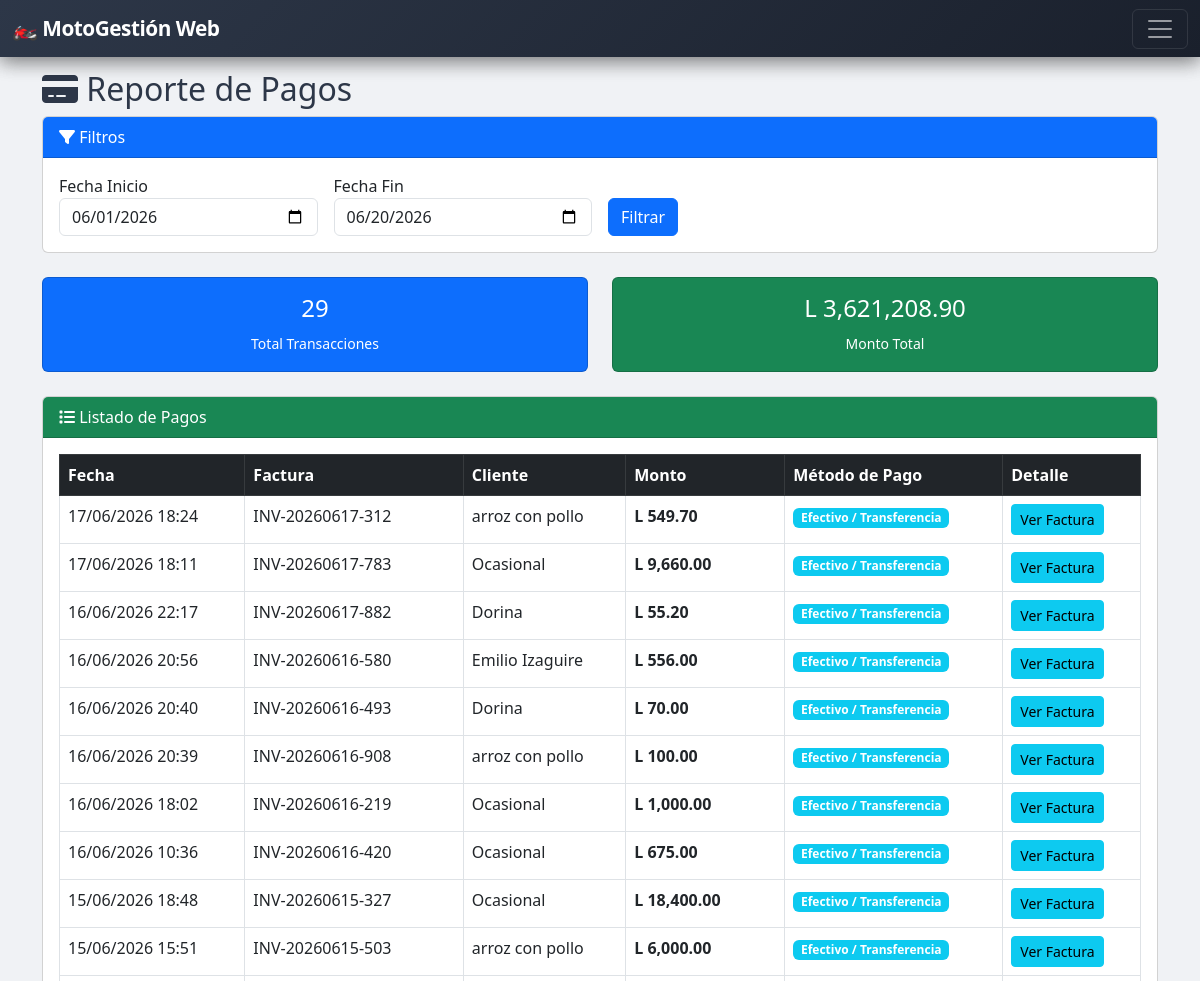
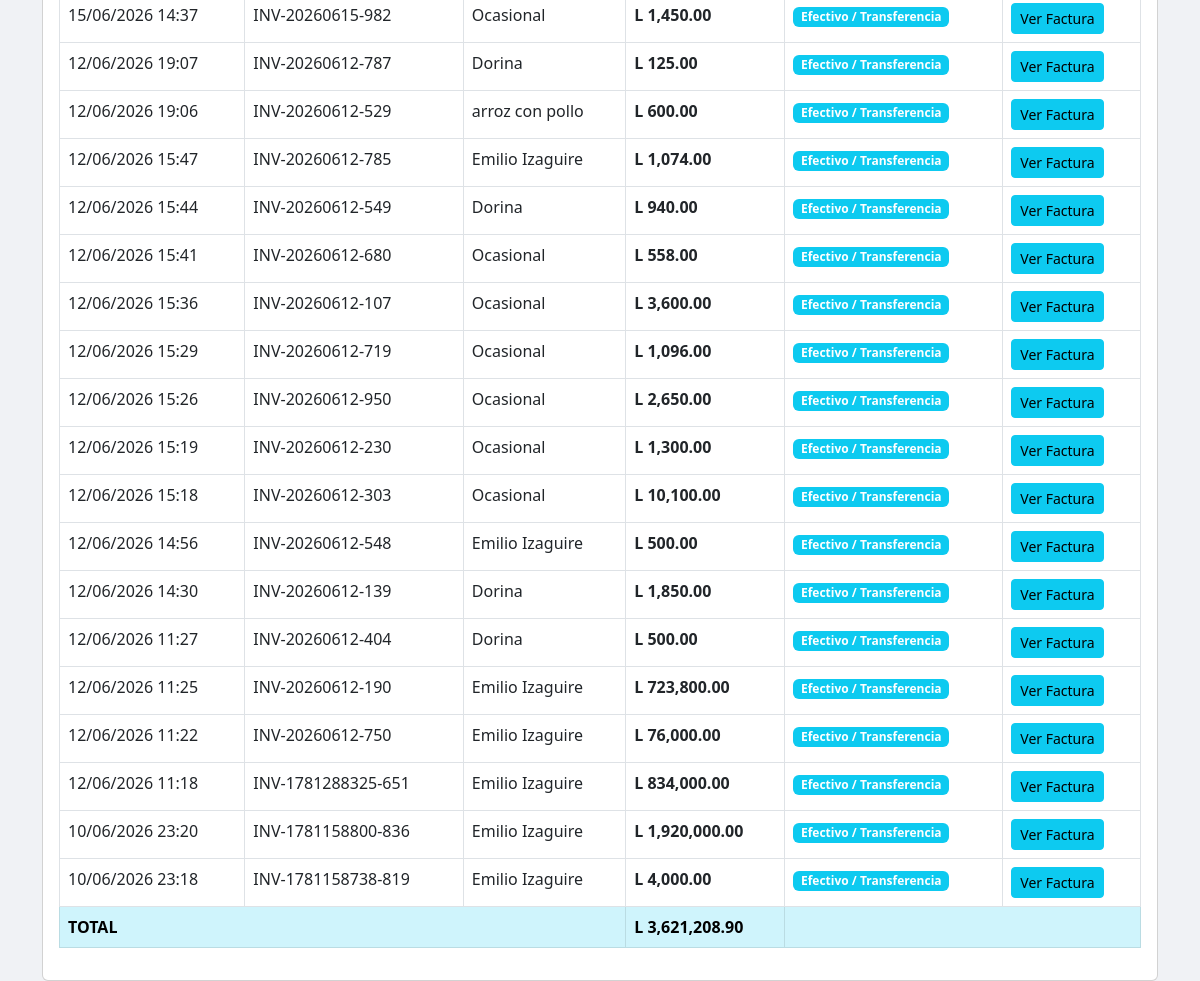
/payment_report.php (signed in), run on the app's committed database (2 pictures, top to bottom).
### tables this page shows
CREATE TABLE `sales` (
  `id` int(11) NOT NULL,
  `invoice_number` varchar(50) NOT NULL,
  `client_id` int(11) DEFAULT NULL,
  `sale_date` datetime DEFAULT current_timestamp(),
  `total` decimal(10,2) NOT NULL,
  `subtotal` decimal(10,2) DEFAULT 0.00,
  `tax` decimal(10,2) DEFAULT 0.00,
  `tax_rate` decimal(5,2) DEFAULT 15.00,
  `total_cost` decimal(10,2) DEFAULT 0.00,
  `total_profit` decimal(10,2) DEFAULT 0.00,
  `user_id` int(11) NOT NULL,
  `status` enum('pendiente','pagado','cancelado') DEFAULT 'pendiente',
  `payment_method` varchar(50) DEFAULT NULL,
  `change_amount` decimal(10,2) DEFAULT 0.00,
  `payment_date` datetime DEFAULT NULL,
  `cashier_id` int(11) DEFAULT NULL,
  `cashier_name` varchar(100) DEFAULT NULL
);

CREATE TABLE `clients` (
  `id` int(11) NOT NULL,
  `name` varchar(100) NOT NULL,
  `email` varchar(100) DEFAULT NULL,
  `phone` varchar(20) DEFAULT NULL,
  `address` text DEFAULT NULL,
  `created_at` timestamp NULL DEFAULT current_timestamp()
);

### payment_report.php (the view, shortened to what this page needs)
<?php
require_once '../../config/database.php';
$start_date = $_GET['start_date'] ?? date('Y-m-01');
$end_date = $_GET['end_date'] ?? date('Y-m-d');
$sales = $pdo->prepare("
    SELECT s.*, c.name as client_name
    FROM sales s
    LEFT JOIN clients c ON s.client_id = c.id
    WHERE DATE(s.sale_date) BETWEEN ? AND ?
    ORDER BY s.sale_date DESC
");
$sales->execute([$start_date, $end_date]);
$sales = $sales->fetchAll();
$total = array_sum(array_column($sales, 'total'));
include '../../includes/header.php';
include '../../includes/sidebar.php';
?>
<div class="container mt-4">
    <h2><i class="fas fa-credit-card"></i> Reporte de Pagos</h2>
    <div class="card mb-4">
        <div class="card-header bg-primary text-white">
            <i class="fas fa-filter"></i> Filtros
        </div>
        <div class="card-body">
            <form method="GET" class="row g-3">
                <div class="col-md-3"><label>Fecha Inicio</label><input type="date" name="start_date" class="form-control" value="<?= $start_date ?>"></div>
                <div class="col-md-3"><label>Fecha Fin</label><input type="date" name="end_date" class="form-control" value="<?= $end_date ?>"></div>
                <div class="col-md-2"><label>&nbsp;</label><button type="submit" class="btn btn-primary d-block">Filtrar</button></div>
            </form>
        </div>
    </div>
    <div class="row mb-4">
        <div class="col-md-6">
            <div class="card bg-primary text-white">
                <div class="card-body text-center">
                    <h4><?= count($sales) ?></h4>
                    <small>Total Transacciones</small>
                </div>
            </div>
        </div>
        <div class="col-md-6">
            <div class="card bg-success text-white">
                <div class="card-body text-center">
                    <h4>L <?= number_format($total, 2) ?></h4>
                    <small>Monto Total</small>
                </div>
            </div>
        </div>
    </div>
    <div class="card">
        <div class="card-header bg-success text-white">
            <i class="fas fa-list"></i> Listado de Pagos
        </div>
        <div class="card-body">
            <?php if (empty($sales)): ?>
                <div class="alert alert-warning">No hay pagos registrados en el período.</div>
            <?php else: ?>
                <div class="table-responsive">
                    <table class="table table-bordered">
                        <thead class="table-dark">
                            <tr>
                                <th>Fecha</th>
                                <th>Factura</th>
                                <th>Cliente</th>
                                <th>Monto</th>
                                <th>Método de Pago</th>
                                <th>Detalle</th>
                            </tr>
                        </thead>
                        <tbody>
                            <?php foreach ($sales as $s): ?>
                                <tr>
                                    <td><?= date('d/m/Y H:i', strtotime($s['sale_date'])) ?></td>
                                    <td><?= htmlspecialchars($s['invoice_number']) ?></td>
                                    <td><?= htmlspecialchars($s['client_name'] ?? 'Ocasional') ?></td>
                                    <td><strong>L <?= number_format($s['total'], 2) ?></strong></td>
                                    <td>
                                        <span class="badge bg-info">Efectivo / Transferencia</span>
                                    </td>
                                    <td>
                                        <a href="/modules/sales/invoice_detail.php?id=<?= $s['id'] ?>" class="btn btn-sm btn-info">Ver Factura</a>
                                    </td>
                                </tr>
                            <?php endforeach; ?>
                        </tbody>
                        <tfoot class="table-info">
                            <tr>
                                <td colspan="3"><strong>TOTAL</strong></td>
                                <td><strong>L <?= number_format($total, 2) ?></strong></td>
                                <td colspan="2"></td>
                            </tr>
                        </tfoot>
                    </table>
                </div>
            <?php endif; ?>
        </div>
    </div>
</div>
<?php include '../../includes/footer.php'; ?>

### style.css (style rules this page uses)
:root { --primary: #667eea; --primary-dark: #5a67d8; --primary-gradient: linear-gradient(135deg, #667eea 0%, #764ba2 100%); --primary-light: #7c8cf5; --secondary: #764ba2; --success: #48bb78; --warning: #ed8936; --danger: #fc8181; --info: #63b3ed; --dark: #2d3748; --light: #f7fafc; --shadow: 0 10px 40px rgba(102, 126, 234, 0.15); --shadow-hover: 0 20px 60px rgba(102, 126, 234, 0.25); --radius: 20px; --radius-sm: 12px; }
body { background: #f0f2f5; font-family: 'Segoe UI', system-ui, -apple-system, sans-serif; color: #2d3748; }

### header.php (style rules this page uses)
.fas, .far, .fab { font-family: "Font Awesome 6 Free"; }
.fas { font-weight: 900; }

### data on the page
sales: sale_date "17/06/2026 18:24", invoice_number "INV-20260617-312", client.name "arroz con pollo", total "549.70"
sales: sale_date "17/06/2026 18:11", invoice_number "INV-20260617-783", client_name "Ocasional", total "9,660.00"
sales: sale_date "16/06/2026 22:17", invoice_number "INV-20260617-882", client.name "Dorina", total "55.20"
sales: sale_date "16/06/2026 20:56", invoice_number "INV-20260616-580", client.name "Emilio Izaguire", total "556.00"
sales: sale_date "16/06/2026 20:40", invoice_number "INV-20260616-493", client.name "Dorina", total "70.00"
sales: sale_date "16/06/2026 20:39", invoice_number "INV-20260616-908", client.name "arroz con pollo", total "100.00"
sales: sale_date "16/06/2026 18:02", invoice_number "INV-20260616-219", client_name "Ocasional", total "1,000.00"
sales: sale_date "16/06/2026 10:36", invoice_number "INV-20260616-420", client_name "Ocasional", total "675.00"
sales: sale_date "15/06/2026 18:48", invoice_number "INV-20260615-327", client_name "Ocasional", total "18,400.00"
sales: sale_date "15/06/2026 15:51", invoice_number "INV-20260615-503", client.name "arroz con pollo", total "6,000.00"
sales: sale_date "15/06/2026 14:37", invoice_number "INV-20260615-982", client_name "Ocasional", total "1,450.00"
sales: sale_date "12/06/2026 19:07", invoice_number "INV-20260612-787", client.name "Dorina", total "125.00"
sales: sale_date "12/06/2026 19:06", invoice_number "INV-20260612-529", client.name "arroz con pollo", total "600.00"
sales: sale_date "12/06/2026 15:47", invoice_number "INV-20260612-785", client.name "Emilio Izaguire", total "1,074.00"
sales: sale_date "12/06/2026 15:44", invoice_number "INV-20260612-549", client.name "Dorina", total "940.00"
sales: sale_date "12/06/2026 15:41", invoice_number "INV-20260612-680", client_name "Ocasional", total "558.00"
sales: sale_date "12/06/2026 15:36", invoice_number "INV-20260612-107", client_name "Ocasional", total "3,600.00"
sales: sale_date "12/06/2026 15:29", invoice_number "INV-20260612-719", client_name "Ocasional", total "1,096.00"
sales: sale_date "12/06/2026 15:26", invoice_number "INV-20260612-950", client_name "Ocasional", total "2,650.00"
sales: sale_date "12/06/2026 15:19", invoice_number "INV-20260612-230", client_name "Ocasional", total "1,300.00"
sales: sale_date "12/06/2026 15:18", invoice_number "INV-20260612-303", client_name "Ocasional", total "10,100.00"
sales: sale_date "12/06/2026 14:56", invoice_number "INV-20260612-548", client.name "Emilio Izaguire", total "500.00"
sales: sale_date "12/06/2026 14:30", invoice_number "INV-20260612-139", client.name "Dorina", total "1,850.00"
sales: sale_date "12/06/2026 11:27", invoice_number "INV-20260612-404", client.name "Dorina", total "500.00"
sales: sale_date "12/06/2026 11:25", invoice_number "INV-20260612-190", client.name "Emilio Izaguire", total "723,800.00"
sales: sale_date "12/06/2026 11:22", invoice_number "INV-20260612-750", client.name "Emilio Izaguire", total "76,000.00"
sales: sale_date "12/06/2026 11:18", invoice_number "INV-1781288325-651", client.name "Emilio Izaguire", total "834,000.00"
sales: sale_date "10/06/2026 23:20", invoice_number "INV-1781158800-836", client.name "Emilio Izaguire", total "1,920,000.00"
sales: sale_date "10/06/2026 23:18", invoice_number "INV-1781158738-819", client.name "Emilio Izaguire", total "4,000.00"

### other printed values
count($sales) "29"
$total "3,621,208.90"
